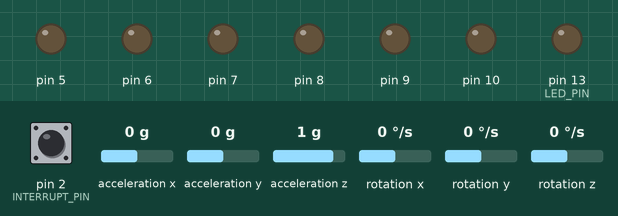
Bench run of a sketch on a simulated Arduino Uno, built with avr-gcc and run on an emulated ATmega328P. On the bench: output pins drawn as LEDs (lit = HIGH). Inputs (shaded band) come from the test bench; at power-on: pin 2 (INTERRUPT_PIN) LOW, acceleration x 0 g, acceleration y 0 g, acceleration z 1 g, rotation x 0 °/s, rotation y 0 °/s, rotation z 0 °/s. The sensor or clock chip raises its interrupt line as the real part does; what the sketch prints to the serial monitor is not drawn.

Above: at 0.1 s.
At 0.6 s:
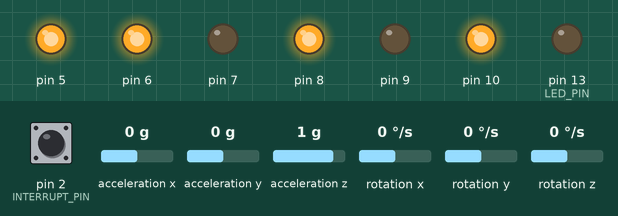
Timing chart, 0 to 2.1 s (numbered marks = the images above):
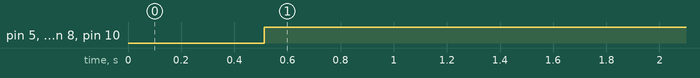

Measured:
- by itself, pin 5, pin 6, pin 8, pin 10: LOW → HIGH at 0.51 s

The sketch:

balancing_robot_information.ino
```cpp
#include <PID_v1.h>
#include "LMotorController.h"
#include "I2Cdev.h"
#include "MPU6050_6Axis_MotionApps20.h"
#include "Wire.h"

//------------------------------------------------------------
#define OUTPUT_TEAPOT 1               // Processing을 통해 MPU6050 센서를 Visualize 하고 싶은 경우 1, 아니면 0으로 선언합니다
#define MIN_ABS_SPEED 30              // 모터의 최저속도를 설정합니다.   0 ~ 255 값 중 선택
#define OUTPUT_READABLE_YAWPITCHROLL  // Yaw, Pitch, Roll 값을 얻기 위해 선언(기본정의)
#define INTERRUPT_PIN 2               // MPU6050 센서의 INT 핀이 꽂혀있는 번호를 설정합니다. 보통 2번
#define LED_PIN 13                    // Arudino Uno의 13번핀 LED를 동작 중에 반짝거리게 하려고 선언합니다

//------------------------------------------------------------
//MPU 객체를 선언합니다

MPU6050 mpu;
bool blinkState = false;              // LED를 깜박이기 위한 변수
bool dmpReady = false;                // DMP 초기화가 성공했을 경우 true로 설정
uint8_t mpuIntStatus;                 // MPU로부터 실제 인터럽트 상태 바이트를 저장
uint8_t devStatus;                    // 각 장치 작업 후 반환되는 상태 (0 = 성공, !0 = 오류)
uint16_t packetSize;                  // 예상되는 DMP 패킷 크기 (기본값은 42 바이트)
uint16_t fifoCount;                   // 현재 FIFO에 있는 모든 바이트의 개수
uint8_t fifoBuffer[64];               // FIFO 저장 버퍼

//------------------------------------------------------------
// MPU6050 센서를 통해 쿼터니언과 오일러각, Yaw, Pitch, Roll 값을 얻기 위해 선언합니다

Quaternion q;                         // [w, x, y, z]      쿼터니언 컨테이너
VectorInt16 aa;                       // [x, y, z]         가속도 센서 측정값
VectorInt16 aaReal;                   // [x, y, z]         중력이 제거된 가속도 센서 측정값
VectorInt16 aaWorld;                  // [x, y, z]         세계 좌표계의 가속도 센서 측정값
VectorFloat gravity;                  // [x, y, z]         중력 벡터
float euler[3];                       // [psi, theta, phi] 오일러 각 컨테이너
float ypr[3];                         // [yaw, pitch, roll]요/피치/롤 컨테이너 및 중력 벡터

//------------------------------------------------------------
// Processing으로 MPU6050 센서를 Visualize 하기 위한 변수
// packet structure for InvenSense teapot demo
uint8_t teapotPacket[14] = { '$', 0x02, 0,0, 0,0, 0,0, 0,0, 0x00, 0x00, '\r', '\n' };

//------------------------------------------------------------
// PID 제어용 변수 선언
double kp = 60.;
double ki = 200.;
double kd = 1.5;

double originalSetpoint = 184.0;      //기울일 각도(180도기준, +,-기준으로 설정,최적의 평행각도값을 찾아라~)
double setpoint = originalSetpoint;
double movingAngleOffset = 0.3;


double input, output;                 // PID 제어용 input, output 변수를 선언

PID pid(&input, &output, &setpoint, kp, ki, kd, DIRECT); //DIRECT(반REVERSE),PID_v1.h, 제어기의 출력증가하면 입력도 증가.
                                      //즉, 목표값에 도달하기 위해서 출력 값이 직접적으로 원래의 입력 값에 적용되는 방식
int ENA = 5;                          // EnA, EnB는 속도제어용(pwm)
int IN1 = 6;                          // IN1,2,3,4는 방향제어용
int IN2 = 7;
int IN3 = 8;
int IN4 = 9;
int ENB = 10;

LMotorController motorController(ENA, IN1, IN2, ENB, IN3, IN4, 1, 1);
                                      //1,1 좌측, 우측모터의 최대속도(100%, 0~1사이의 실수값)
// ================================================================
// ===               INTERRUPT DETECTION ROUTINE                ===
// ================================================================
volatile bool mpuInterrupt = false;   // MPU 인터럽트 핀상태 값 저장

void dmpDataReady() {
    mpuInterrupt = true;              // DMP 데이터 준비가 완료되었음
}

void setup(){

    Wire.begin();                     // I2C 초기화
    Wire.setClock(400000);            // 400kHz I2C 클락. 컴파일 문제가 발생할 경우 이 줄을 주석 처리합니다.
    Serial.begin(115200);             // 시리얼 통신 초기화
    Serial.println(F("I2C 장치 초기화 중..."));
    mpu.initialize();                 // MPU 초기화
    pinMode(INTERRUPT_PIN, INPUT);    // 인터럽트 핀을 입력으로 설정합니다.
    Serial.println(F("장치 연결 테스트 중..."));
    Serial.println(mpu.testConnection() ? F("MPU6050 연결 성공") : F("MPU6050 연결 실패"));
    Serial.println(F("DMP 초기화 중..."));    // DMP 로드 및 구성
    devStatus = mpu.dmpInitialize();


    mpu.setXGyroOffset(220);          // 최소 감도를 기준으로 조정한 자이로 오프셋 입력
    mpu.setYGyroOffset(76);
    mpu.setZGyroOffset(-85);
    mpu.setZAccelOffset(1788);        // 테스트 칩의 기본값은 1688입니다.


    if (devStatus == 0){              // 작동했는지 확인 (0이면 정상)
        Serial.println(F("DMP 활성화 중..."));
        mpu.setDMPEnabled(true);
        Serial.println(F("인터럽트 감지 활성화 중 (Arduino 외부 인터럽트 0)..."));
        attachInterrupt(digitalPinToInterrupt(INTERRUPT_PIN), dmpDataReady, RISING);
        mpuIntStatus = mpu.getIntStatus();
        Serial.println(F("DMP 준비 완료! 첫 번째 인터럽트를 기다립니다..."));
        dmpReady = true;
                                        // 나중에 비교할 수 있도록 예상 DMP 패킷 크기값 로드
        packetSize = mpu.dmpGetFIFOPacketSize();  // 42바이트: 쿼터니언(16바이트), 가속도계 데이터(6바이트), 자이로스코프 데이터(6바이트)

        pid.SetMode(AUTOMATIC);         // PID 모드를 자동으로 설정
        pid.SetSampleTime(10);          // 샘플 시간 설정
        pid.SetOutputLimits(-255, 255); // 출력 한계 설정
    }
    else{
        // MPU6050 센서가 오작동한 경우
        // 오류!
        // 1 = 초기 메모리 로드 실패
        // 2 = DMP 구성 업데이트 실패
        // (고장 나면 대부분 코드는 1입니다)
        Serial.print(F("DMP 초기화 실패 (코드 "));
        Serial.print(devStatus);
        Serial.println(F(")"));
    }

    // 로봇이 작동 중 13번 LED를 깜빡이기 위해 OUTPUT으로 초기화합니다.
    pinMode(LED_PIN, OUTPUT);
}


void loop(){
    if (!dmpReady) return;

    while (!mpuInterrupt && fifoCount < packetSize){  //인터럽트 발생안하고, fifoCount값이 부족하다는건 MPU6050으로부터 데이터가 없음
        pid.Compute();                                // 루프를 돌면서 PID 값을 업데이트
        motorController.move(output, MIN_ABS_SPEED);  // PID 연산으로 나온 output 값을 motorController로 전송 (모터 제어)
    }

    mpuInterrupt = false;                             //MPU6050데이터 준비됐음(인터럽트가 걸렸다)
    mpuIntStatus = mpu.getIntStatus();

    fifoCount = mpu.getFIFOCount();

    if ((mpuIntStatus & 0x10) || fifoCount == 1024){  //mpuStatus==0x10 fifo overflow
        mpu.resetFIFO();                              //버퍼초기화
        Serial.println(F("FIFO 오버플로우!"));
    }

    else if (mpuIntStatus & 0x02){                    //데이터 수신준비

        while (fifoCount < packetSize) fifoCount = mpu.getFIFOCount(); //1패킷이 수신될때까지 실행
        mpu.getFIFOBytes(fifoBuffer, packetSize);     //패킷크기만큼 FIFO에서 읽어서 fifoBuffer에 로드

        fifoCount -= packetSize;                      //읽어온만큼의 패킷크기를 삭제
                                                      //loop문장실행할때 fifo영역이 한패킷이상 더 읽을수 있도록 하기 위함
        mpu.dmpGetQuaternion(&q, fifoBuffer);         //step1 : 쿼터니언 : 회전 정보(4차원:w,x,y,z). 기울어짐, 롤, 피치를 계산하는 데 필요한 기초 정보를 제공해줌
        mpu.dmpGetGravity(&gravity, &q);              //step2 : 중력벡터 : 현재의 기울기(x,y,z 축애한 힘). 기체가 수직인지, 기울어져 있는지 등을 판단하는 데 사용.
        mpu.dmpGetYawPitchRoll(ypr, &q, &gravity);    //step3 : 위 두 값을 활용해서 Yaw, Pitch,Roll값 받음

#ifdef OUTPUT_READABLE_YAWPITCHROLL                   // 센서를 통해 구한 Yaw, Pitch, Roll 값을 Serial Monitor에 표시
        Serial.print("ypr\t");
        Serial.print(ypr[0] * 180/M_PI);              // Yaw를 도 단위로 변환하여 출력
        Serial.print("\t");
        Serial.print(ypr[1] * 180/M_PI);              // Pitch를 도 단위로 변환하여 출력
        Serial.print("\t");
        Serial.println(ypr[2] * 180/M_PI);            // Roll을 도 단위로 변환하여 출력
#endif
                                                      // PID 제어를 하기 위해 input 변수에 Pitch 값을 넣음
        input = ypr[1] * 180/M_PI + 180;              // Pitch 값을 0~360 범위로 변환하여 input에 저장(PID제어에서 필요한 실제값)

#ifdef OUTPUT_TEAPOT  // Processing으로 MPU6050 센서의 움직임을 시각화하기 위한 코드.
        // InvenSense Teapot 데모 형식으로 쿼터니언 값을 표시합니다:
        teapotPacket[2] = fifoBuffer[0]; // Q0
        teapotPacket[3] = fifoBuffer[1]; // Q1
        teapotPacket[4] = fifoBuffer[4]; // Ax
        teapotPacket[5] = fifoBuffer[5]; // Ay
        teapotPacket[6] = fifoBuffer[8]; // Gx
        teapotPacket[7] = fifoBuffer[9]; // Gy
        teapotPacket[8] = fifoBuffer[12]; // 온도 데이터
        teapotPacket[9] = fifoBuffer[13]; // 0으로 패딩
        Serial.write(teapotPacket, 14); // 패킷 전송
        teapotPacket[11]++; // 패킷 카운트, 의도적으로 0xFF에서 루프됩니다.
#endif
    }
}


// bool PID::Compute(){
//    if(!inAuto) return false;                // 자동 모드가 아닐 경우 false를 반환하고,종료
//    unsigned long now = millis();            // 현재 시간 설정
//    unsigned long timeChange = (now - lastTime); // 지난 시간과 현재 시간의 차이 계산

//    if(timeChange >= SampleTime){            // 지정한 샘플링 시간 이상이되면,
//       double input = *myInput;              // 입력 값(실제값)
//       double error = *mySetpoint - input;   // 목표값과 현재 입력 값의 차이
//       double dInput = (input - lastInput);  // 현재 입력 값과 이전 입력 값의 차이

//       outputSum += (ki * error);            // 누적 출력 값을 업데이트

//       if(!pOnE) outputSum -= kp * dInput;   // 비례항을 입력값에 비례해서 결정('P_ON_E'로 지정되어서, 실행 안함)
//       // 출력 값의 한계 설정.
//       if(outputSum > outMax) outputSum = outMax;      // 누적 출력 값이 최대값을 초과하면 최대값으로 설정.
//       else if(outputSum < outMin) outputSum = outMin; // 누적 출력 값이 최소값 이하로 내려가면 최소값으로 설정.

//       double output;                        // 최종 출력 값을 저장할 변수.
//       if(pOnE) output = kp * error;         // P_ON_E가 지정된 경우, (output=Kp × error)오차에 비례하여 출력 값을 계산
//       else output = 0;                      // P_ON_E가 지정되지 않은 경우 출력 값을 0으로 초기화

//       output += outputSum - kd * dInput;    // 누적 출력 값과 미분 항을 사용하여 최종 출력을 계산
//       // 출력 값의 한계 설정.
//       if(output > outMax) output = outMax;      // 최종 출력 값이 최대값을 초과하면 최대값으로 설정
//       else if(output < outMin) output = outMin; // 최종 출력 값이 최소값 이하로 내려가면 최소값으로 설정.

//       *myOutput = output;                   // 최종 출력 값을 외부 변수에 저장
//       lastInput = input;                    // 현재 입력 값을 다음 번 계산을 위해 저장
//       lastTime = now;                       // 현재 시간을 다음 번 계산을 위해 저장
//       return true;                          // 성공적으로 계산했음을 나타내는 true 반환.
//    }
//    else return false;                       // 샘플링 시간 미만인 경우 false 반환.
// }

 
```

LMotorController.cpp
```cpp
// (licence header left out)
#include "LMotorController.h"
#include "Arduino.h"


LMotorController::LMotorController(int ena, int in1, int in2, int enb, int in3, int in4, double motorAConst, double motorBConst)
{
    _motorAConst = motorAConst;
    _motorBConst = motorBConst;

	_ena = ena;
	_in1 = in1;
	_in2 = in2;
	_enb = enb;
	_in3 = in3;
	_in4 = in4;

	pinMode(_ena, OUTPUT);
	pinMode(_in1, OUTPUT);
	pinMode(_in2, OUTPUT);

	pinMode(_enb, OUTPUT);
	pinMode(_in3, OUTPUT);
	pinMode(_in4, OUTPUT);
}


void LMotorController::move(int leftSpeed, int rightSpeed, int minAbsSpeed)
{
    if (rightSpeed < 0)
    {
        rightSpeed = min(rightSpeed, -1*minAbsSpeed);
        rightSpeed = max(rightSpeed, -255);
    }
    else if (rightSpeed > 0)
    {
        rightSpeed = max(rightSpeed, minAbsSpeed);
        rightSpeed = min(rightSpeed, 255);
    }

    int realRightSpeed = map(abs(rightSpeed), 0, 255, minAbsSpeed, 255);

    if (leftSpeed < 0)
    {
        leftSpeed = min(leftSpeed, -1*minAbsSpeed);
        leftSpeed = max(leftSpeed, -255);
    }
    else if (leftSpeed > 0)
    {
        leftSpeed = max(leftSpeed, minAbsSpeed);
        leftSpeed = min(leftSpeed, 255);
    }

    int realLeftSpeed = map(abs(leftSpeed), 0, 255, minAbsSpeed, 255);

    digitalWrite(_in3, rightSpeed > 0 ? HIGH : LOW);
    digitalWrite(_in4, rightSpeed > 0 ? LOW : HIGH);
    digitalWrite(_in1, leftSpeed > 0 ? HIGH : LOW);
    digitalWrite(_in2, leftSpeed > 0 ? LOW : HIGH);
    analogWrite(_ena, realRightSpeed * _motorAConst);
    analogWrite(_enb, realLeftSpeed * _motorBConst);
}


void LMotorController::move(int speed, int minAbsSpeed)
{
    int direction = 1;

    if (speed < 0)
    {
        direction = -1;

        speed = min(speed, -1*minAbsSpeed);
        speed = max(speed, -255);
    }
    else
    {
        speed = max(speed, minAbsSpeed);
        speed = min(speed, 255);
    }

    if (speed == _currentSpeed) return;

    int realSpeed = max(minAbsSpeed, abs(speed));

    digitalWrite(_in1, speed > 0 ? HIGH : LOW);
    digitalWrite(_in2, speed > 0 ? LOW : HIGH);
    digitalWrite(_in3, speed > 0 ? HIGH : LOW);
    digitalWrite(_in4, speed > 0 ? LOW : HIGH);
    analogWrite(_ena, realSpeed * _motorAConst);
    analogWrite(_enb, realSpeed * _motorBConst);

    _currentSpeed = direction * realSpeed;
}


void LMotorController::move(int speed)
{
    if (speed == _currentSpeed) return;

    if (speed > 255) speed = 255;
    else if (speed < -255) speed = -255;

    digitalWrite(_in1, speed > 0 ? HIGH : LOW);
    digitalWrite(_in2, speed > 0 ? LOW : HIGH);
    digitalWrite(_in3, speed > 0 ? HIGH : LOW);
    digitalWrite(_in4, speed > 0 ? LOW : HIGH);
    analogWrite(_ena, abs(speed) * _motorAConst);
    analogWrite(_enb, abs(speed) * _motorBConst);

    _currentSpeed = speed;
}


void LMotorController::turnLeft(int speed, bool kick)
{
    digitalWrite(_in1, HIGH);
    digitalWrite(_in2, LOW);
    digitalWrite(_in3, LOW);
    digitalWrite(_in4, HIGH);

    if (kick)
    {
        analogWrite(_ena, 255);
        analogWrite(_enb, 255);

        delay(100);
    }

    analogWrite(_ena, speed * _motorAConst);
    analogWrite(_enb, speed * _motorBConst);
}


void LMotorController::turnRight(int speed, bool kick)
{
    digitalWrite(_in1, LOW);
    digitalWrite(_in2, HIGH);
    digitalWrite(_in3, HIGH);
    digitalWrite(_in4, LOW);

    if (kick)
    {
        analogWrite(_ena, 255);
        analogWrite(_enb, 255);

        delay(100);
    }

    analogWrite(_ena, speed * _motorAConst);
    analogWrite(_enb, speed * _motorBConst);
}


void LMotorController::stopMoving()
{
    digitalWrite(_in1, LOW);
    digitalWrite(_in2, LOW);
    digitalWrite(_in3, LOW);
    digitalWrite(_in4, LOW);
    digitalWrite(_ena, HIGH);
    digitalWrite(_enb, HIGH);

    _currentSpeed = 0;
}
```

LMotorController.h
```cpp
// (licence header left out)
#ifndef LMotorController_h
#define LMotorController_h


#include "Arduino.h"


class LMotorController
{
protected:
    int _ena, _in1, _in2, _enb, _in3, _in4;
    int _currentSpeed;
    double _motorAConst, _motorBConst;
public:
    LMotorController(int ena, int in1, int in2, int enb, int in3, int in4, double motorAConst, double motorBConst);
    void move(int leftSpeed, int rightSpeed, int minAbsSpeed);
    void move(int speed);
    void move(int speed, int minAbsSpeed);
    void turnLeft(int speed, bool kick);
    void turnRight(int speed, bool kick);
    void stopMoving();
};


#endif
```
